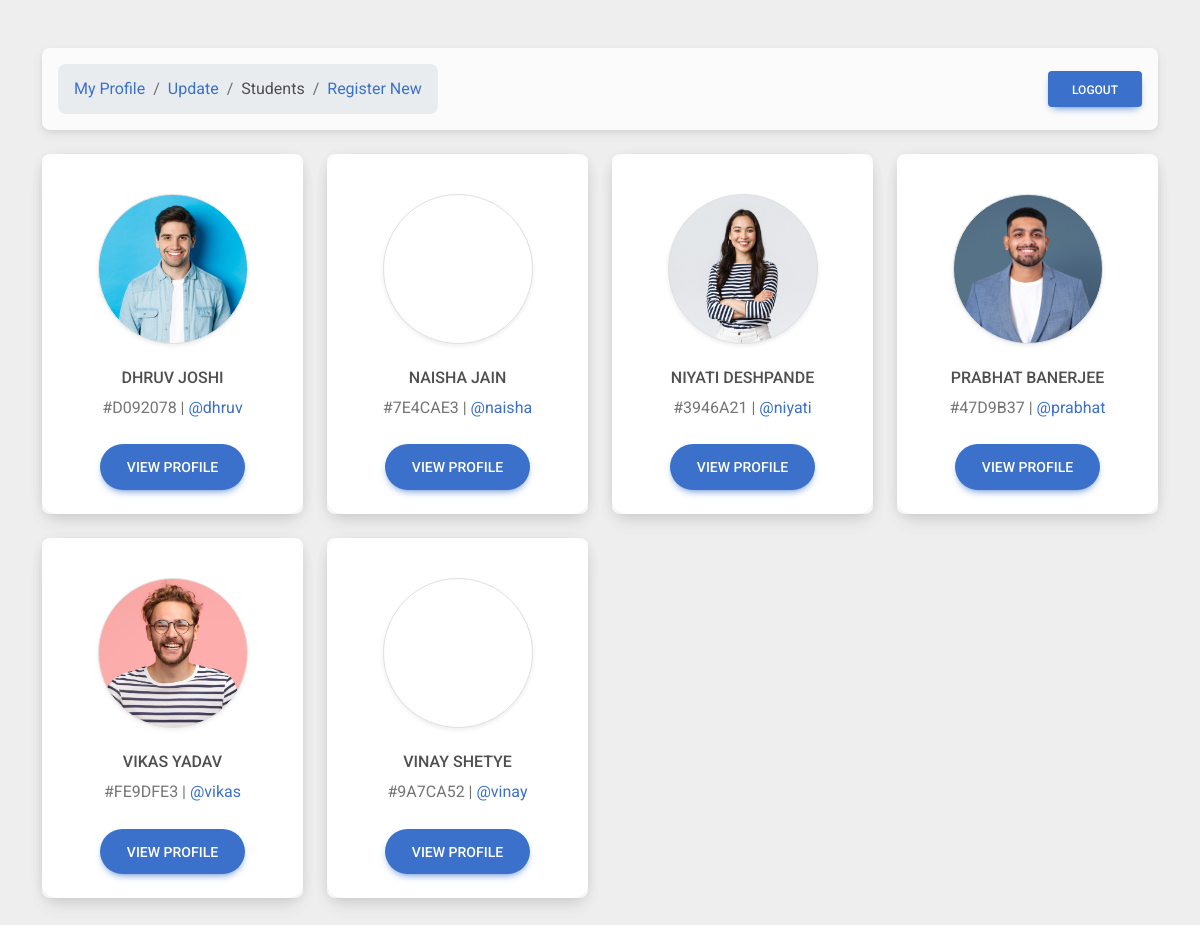
/routes/students.php (signed in), run on the app's committed database.
### tables this page shows
CREATE TABLE `student_login` (
  `id` varchar(80) NOT NULL,
  `first_name` varchar(80) NOT NULL,
  `last_name` varchar(80) NOT NULL,
  `email_id` varchar(50) NOT NULL,
  `password` varchar(80) NOT NULL,
  `password_hash` varchar(255) DEFAULT NULL,
  `profile_pic` varchar(255) DEFAULT NULL
);

### routes/students.php (the view, shortened to what this page needs)
<?php
include "../php/config.php";
if (!isset($_SESSION["user_id"])) {
    header("location: ./login.php");
} else {
    $user_id = $_SESSION["user_id"];
}
$sql = "SELECT * FROM student_login WHERE id != '$user_id' ORDER BY first_name";
$result = mysqli_query($connect, $sql);
$students = mysqli_fetch_all($result, MYSQLI_ASSOC);
?>
<!DOCTYPE html>
<html lang="en">
<head>
    <link rel="stylesheet" href="../css/style.css">
    <link href="https://cdnjs.cloudflare.com/ajax/libs/font-awesome/6.0.0/css/all.min.css" rel="stylesheet" />
    <link href="https://cdnjs.cloudflare.com/ajax/libs/mdb-ui-kit/6.1.0/mdb.min.css" rel="stylesheet" />
</head>
<body style="background-color: #eee;">
    <section>
        <div class="container py-5">
            <div class="row">
                <div class="col">
                    <nav class="navbar navbar-expand-lg navbar-light bg-light rounded-3 p-3 mb-4">
                        <div class="collapse navbar-collapse" id="navbarButtonsExample">
                            <ul class="navbar-nav me-auto mb-2 mb-lg-0">
                                <li class="nav-item">
                                    <ol class="breadcrumb mt-2 mt-lg-0"
                                        style="background-color: #e9ecef; padding: 12px 16px; border-radius:0.5rem">
                                        <li class="breadcrumb-item">
                                            <a href="http://localhost/PROJECT/CRUD_OPERATIONS/routes/profile.php"
                                                style="color: #3b71ca">My Profile
                                            </a>
                                        </li>
                                        <li class="breadcrumb-item">
                                            <a href="http://localhost/PROJECT/CRUD_OPERATIONS/routes/update.php"
                                                style="color: #3b71ca">Update
                                            </a>
                                        </li>
                                        <li class="breadcrumb-item">Students</li>
                                        <li class="breadcrumb-item">
                                            <a href="http://localhost/PROJECT/CRUD_OPERATIONS/register.php"
                                                style="color: #3b71ca">Register
                                                New
                                            </a>
                                        </li>
                                    </ol>
                                </li>
                            </ul>
                            <div class="d-flex justify-content-end justify-content-xs-center align-items-center">
                                <a href="../php/logout.php" role="button" class="btn btn-primary mt-1 mt-lg-0">
                                    Logout
                                </a>
                            </div>
                        </div>
                    </nav>
                </div>
            </div>
            <div class="row">
                <?php foreach ($students as $student) {
                    echo "
                        <div class='col-lg-3 col-md-4 col-sm-6 col-xs-6'>
                            <div class='card mb-4'>
                                <div class='card' style='border-radius: 15px;'>
                                    <div class='card-body text-center'>
                                        <div class='mt-3 mb-4'>
                                            <div class='img-thumbnail rounded-circle img-fluid' style='width: 150px; height: 150px;background-image: url(../img/upload/{$student["profile_pic"]}); background-size: cover; background-position: top center;
                                            margin: auto;' alt='Student Image'></div>
                                        </div>
                                        <h6 class='mb-2'>" .
                        strtoupper(
                            $student["first_name"] . " " . $student["last_name"]
                        ) .
                        "</h6>
                                        <p class='text-muted mb-4'>#" .
                        strtoupper(substr($student["id"], 6)) .
                        " | <a href='mailto:{$student["email_id"]}'>@" .
                        strtolower($student["first_name"]) .
                        "</a></p>
                                        <a href='./view.php?id={$student["id"]}' role='button' class='btn btn-primary btn-rounded btn-lg'>
                                            View Profile
                                        </a>
                                    </div>
                                </div>
                            </div>
                        </div>
                ";
                } ?>
            </div>
    </section>
</body>
</html>

### data on the page
student_login: profile_pic (picture), first_name+last_name "DHRUV JOSHI", id "D092078", first_name "dhruv"
student_login: first_name+last_name "NAISHA JAIN", id "7E4CAE3", first_name "naisha"
student_login: profile_pic (picture), first_name+last_name "NIYATI DESHPANDE", id "3946A21", first_name "niyati"
student_login: profile_pic (picture), first_name+last_name "PRABHAT BANERJEE", id "47D9B37", first_name "prabhat"
student_login: profile_pic (picture), first_name+last_name "VIKAS YADAV", id "FE9DFE3", first_name "vikas"
student_login: first_name+last_name "VINAY SHETYE", id "9A7CA52", first_name "vinay"
